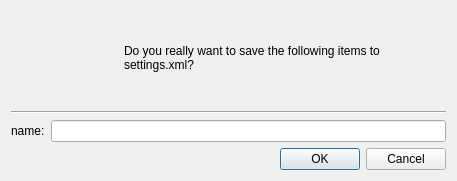
<?xml version="1.0" encoding="UTF-8"?>
<ui version="4.0">
 <class>saveToSettingsDialog</class>
 <widget class="QDialog" name="saveToSettingsDialog">
  <property name="geometry">
   <rect>
    <x>0</x>
    <y>0</y>
    <width>457</width>
    <height>181</height>
   </rect>
  </property>
  <property name="windowTitle">
   <string>Dialog</string>
  </property>
  <layout class="QVBoxLayout" name="verticalLayout" stretch="1,0,0,0">
   <item>
    <layout class="QHBoxLayout" name="horizontalLayout_2" stretch="1,3">
     <item>
      <widget class="QLabel" name="label_img">
       <property name="text">
        <string/>
       </property>
      </widget>
     </item>
     <item>
      <widget class="QLabel" name="label">
       <property name="text">
        <string>Do you really want to save the following items to settings.xml?</string>
       </property>
       <property name="wordWrap">
        <bool>true</bool>
       </property>
      </widget>
     </item>
    </layout>
   </item>
   <item>
    <widget class="Line" name="line">
     <property name="orientation">
      <enum>Qt::Horizontal</enum>
     </property>
    </widget>
   </item>
   <item>
    <layout class="QHBoxLayout" name="horizontalLayout">
     <item>
      <widget class="QLabel" name="label_2">
       <property name="text">
        <string>name:</string>
       </property>
      </widget>
     </item>
     <item>
      <widget class="QLineEdit" name="lineEdit"/>
     </item>
    </layout>
   </item>
   <item>
    <widget class="QDialogButtonBox" name="buttonBox">
     <property name="orientation">
      <enum>Qt::Horizontal</enum>
     </property>
     <property name="standardButtons">
      <set>QDialogButtonBox::Cancel|QDialogButtonBox::Ok</set>
     </property>
    </widget>
   </item>
  </layout>
 </widget>
 <resources/>
 <connections>
  <connection>
   <sender>buttonBox</sender>
   <signal>rejected()</signal>
   <receiver>saveToSettingsDialog</receiver>
   <slot>reject()</slot>
   <hints>
    <hint type="sourcelabel">
     <x>270</x>
     <y>250</y>
    </hint>
    <hint type="destinationlabel">
     <x>213</x>
     <y>196</y>
    </hint>
   </hints>
  </connection>
 </connections>
</ui>
